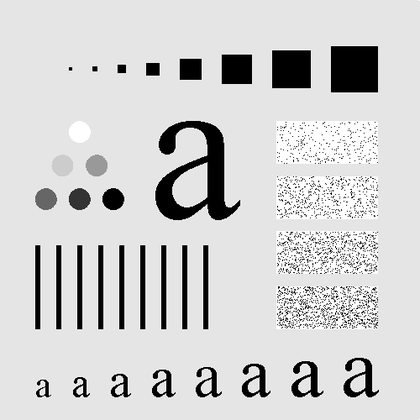
%> input picture CSE 424 Digital Image Processing - LAB/LAB6/Assingment 2/h.tif, 420 x 420 px, shrunk from 500 x 500 before the run
$ octave 192311014.m   (GNU Octave 9; MATLAB toolbox functions it lacks are replaced by stand-ins)
%> lines starting %> are read from the running program, lines starting %| are printed output that depends on the picture; in (x1, y1, x2, y2) boxes, pixels count from 0 and x2, y2 are one past the last pixel; in counts of white or black regions, pixels touching at a corner belong together; the program's own positions count from 1
clc;
f = imread('h.tif');
%> f is the input picture: size 420x420 uint8; min 0, max 255, mean 207.2
[M, N] = size(f);
%> M = 420; N = 420

%this part is for padding
P = 2 * M;
%> P = 840
Q = 2 * N;
%> Q = 840
f_p = zeros([P, Q]);
for x = 1 : M
    for y = 1 : N
        f_p(x, y) = f(x, y);
    end
end
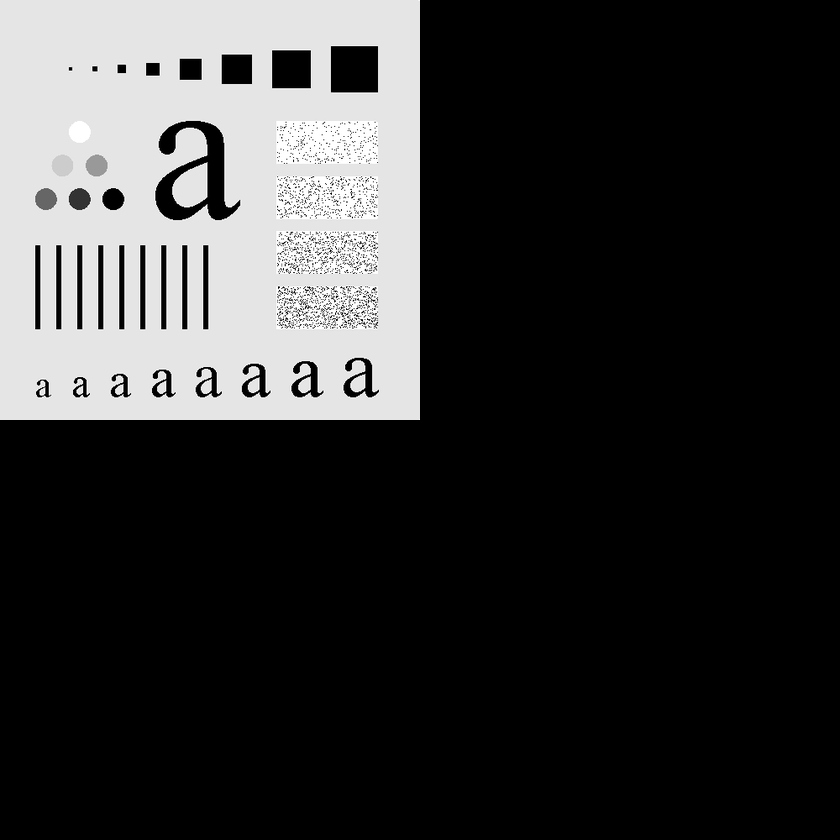
%> f_p: size 840x840 double; min 0, max 255, mean 51.8

%this part is for centering the FS
for x = 1 : P
    for y = 1 : Q
        f_p(x, y) = (-1)^(x+y) * f_p(x, y);
    end
end
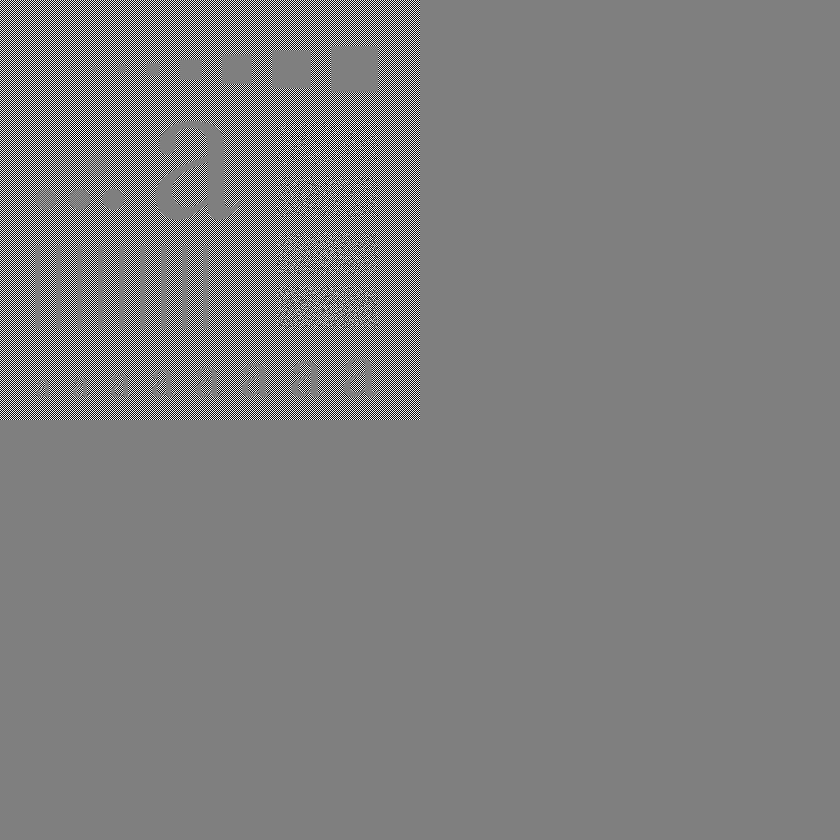
%> f_p: size 840x840 double; 11.78% of pixels changed, all inside (x1, y1, x2, y2) = (0, 0, 420, 420); drawn with min black and max white

%this part is for Fourier transform of the image
F = fft2(f_p);

%this part is for generating the filter transfer function
Hblp = zeros([P, Q]); %butterworth
Hglp = zeros([P, Q]); %Gaussian

D = @(u, v) sqrt((u-M)^2+(v-N)^2);
D0 = 15;
n = 2;

for u = 1 : P
    for v = 1 : Q
            Hblp(u, v) = 1 / (1 + (power((D(u, v) / D0), (2 * n))));
            %Hbhp(u, v) = 1 / (1 + (power(( D0 / D(u, v) ), (2 * n))));
            Hglp(u, v) = exp(-power(D(u, v), 2) / (2 * power(D0, 2)));
    end;
end;
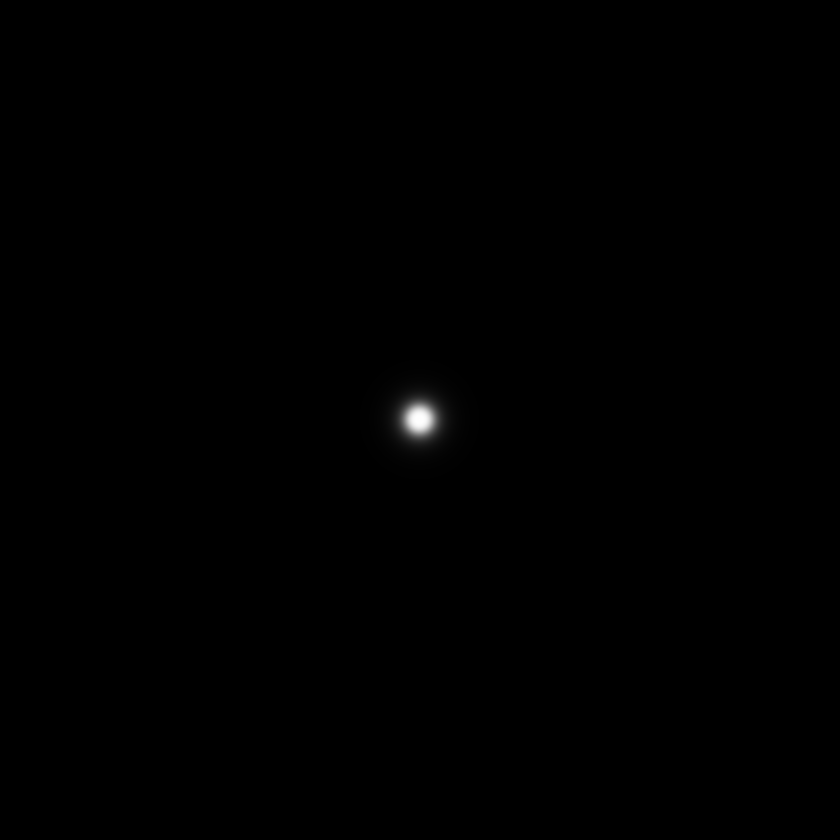
%> Hblp: size 840x840 double; min 4.07e-07, max 1, mean 0.00157

H = zeros([P, Q]);

% [11 lines of commented-out code are left out]


Hghp = 1 - Hglp;
G1 = F .* Hblp;
G2 = F .* Hghp;

%this part is for Inverse Fourier transform of the image
g_p = real(ifft2(G1 .* G2));

for x = 1 : P
    for y = 1 : Q
        g_p(x, y) = (-1)^(x+y) * g_p(x, y);
    end
end
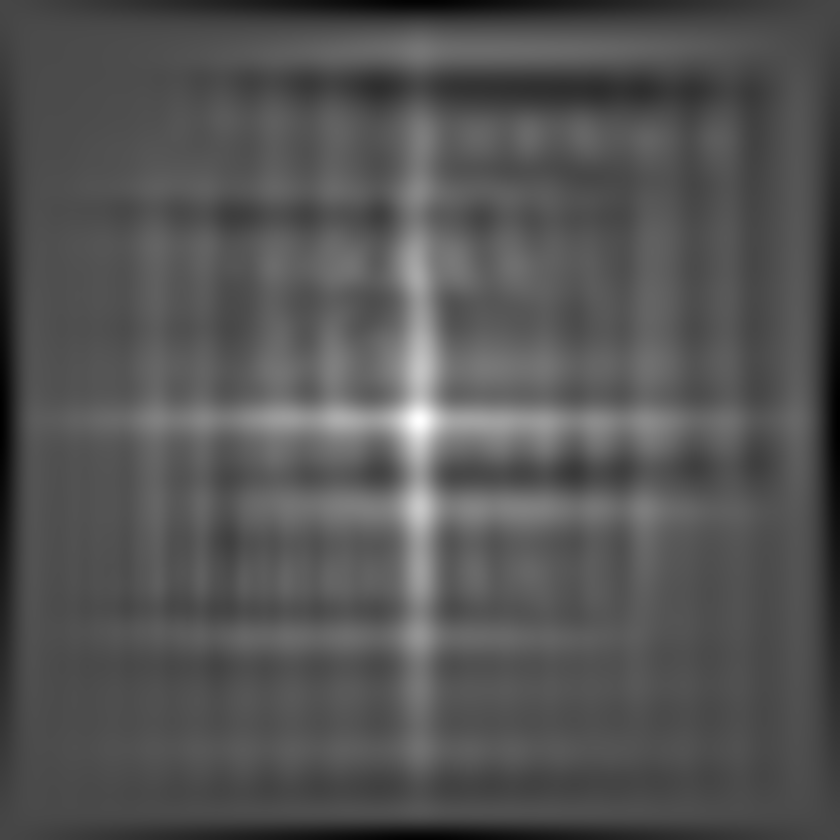
%> g_p: size 840x840 double; min -55742684.6, max 137459588.2, mean 8393437.1; drawn with min black and max white

%this part is for Extracting the Original sized Image
g = zeros([M, N]);
for x = 1 : M
    for y = 1 : N
        g(x, y) = g_p(x, y);
    end
end
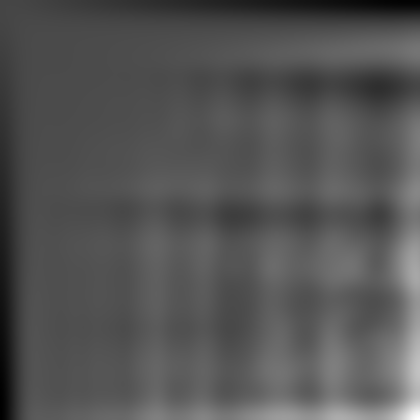
%> g: size 420x420 double; min -55470653.4, max 137236065.2, mean 8801406.4; drawn with min black and max white

figure; imshow(f, []);
figure; imshow(g, []);
